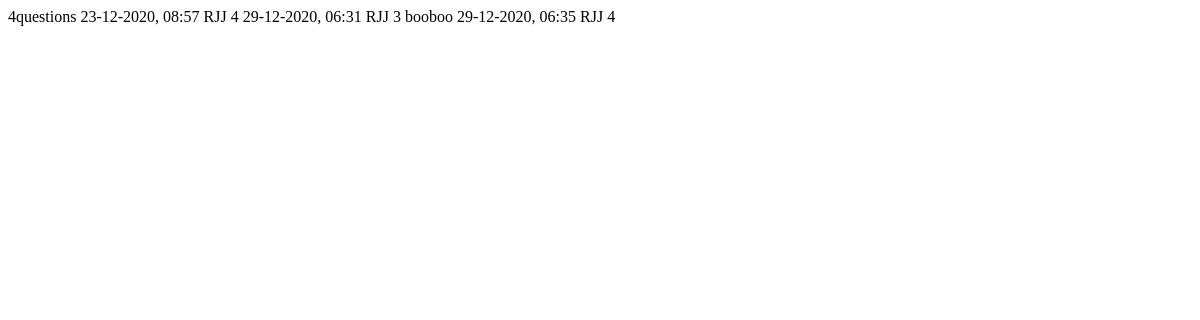
/get_file_list, run on an earlier commit of the app's database.
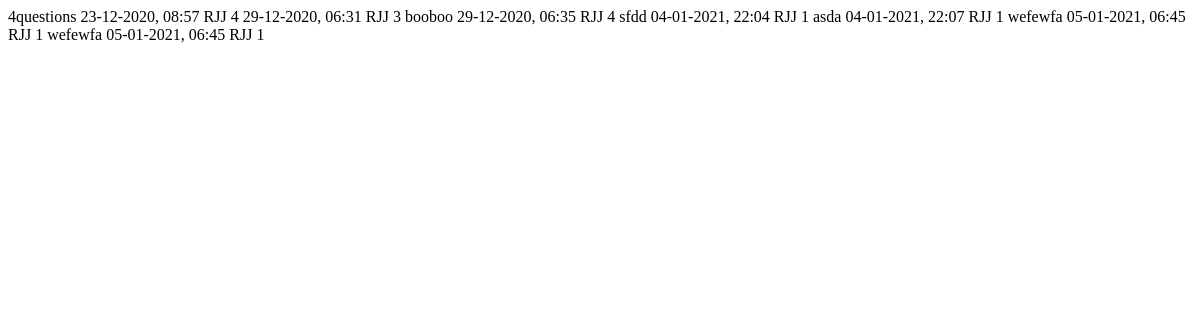
And on a later commit of the database.
### app/models.py (models this page shows, shortened)
class File(db.Model):
    id = db.Column(db.Integer, primary_key=True)
    question_list = db.Column(db.PickleType())
    filename = db.Column(db.String(120))
    user_id = db.Column(db.Integer, db.ForeignKey('user.id'))
    timestamp = db.Column(db.DateTime, index=True, default=datetime.utcnow)

class User(UserMixin,db.Model):
    id = db.Column(db.Integer, primary_key=True)
    username = db.Column(db.String(64), index=True, unique=True)
    email = db.Column(db.String(120), index=True, unique=True)
    password_hash = db.Column(db.String(128))
    files = db.relationship('File', backref='author', lazy='dynamic')

### app/routes.py (the view)
@app.route('/get_file_list')
def get_file_list():
    files = File.query.all()
    return render_template('load_table.html', files=files)

### app/templates/load_table.html (shortened to what this page needs)
{% for file in files %}
<tr>
  <td>
    {{ file.filename }}
  </td>
  <td>
    {{ file.timestamp.strftime('%d-%m-%Y, %H:%M') }}
  </td>
  <td>
    {{ file.author.username }}
  </td>
  <td>
    {{ file.question_list|length }}
  </td>
</tr>
{% endfor %}

What changed in the data, as far as the page shows it:
added File: filename "sfdd", timestamp "04-01-2021, 22:04", author.username "RJJ", question_list|length "1"
added File: filename "asda", timestamp "04-01-2021, 22:07", author.username "RJJ", question_list|length "1"
added File: filename "wefewfa", timestamp "05-01-2021, 06:45", author.username "RJJ", question_list|length "1"
added File: filename "wefewfa", timestamp "05-01-2021, 06:45", author.username "RJJ", question_list|length "1"
